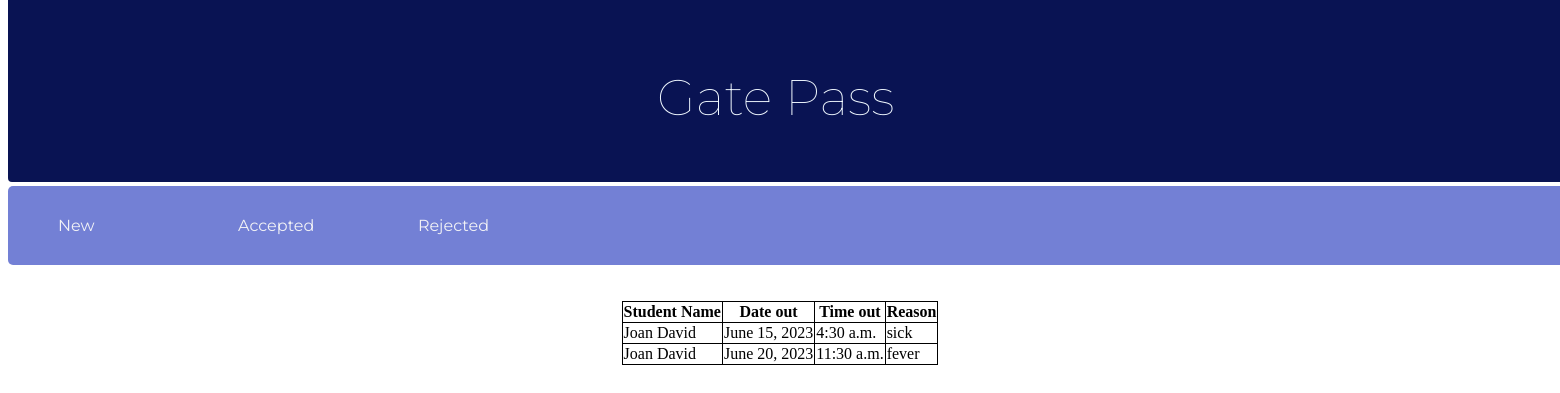
The page /rejected on the database its author committed.
### app6/models.py (models this page shows)
class Gatepasses(models.Model):
    option=(
        ('1','accepted'),
        ('0','rejected'),
    )
    fname = models.CharField(max_length=25)
    lname = models.CharField(max_length=25)
    stud_id=models.CharField(max_length=10,null=False,blank=False)
    date_out=models.DateField(null=True)
    time_out=models.TimeField(null=True)
    reason=models.CharField(max_length=200)
    status=models.CharField(max_length=10)
    warden_approve=models.CharField(max_length=3,choices=option)
    date_in=models.DateField(null=True)
    time_in=models.TimeField(null=True)
    users=models.ForeignKey(Student,on_delete=models.CASCADE)

### app6/views.py (the view)
# urls.py: path('rejected',views.rejected),
def rejected(request):
    new=Gatepasses.objects.filter(warden_approve='0').all()
    dic={'new':new}
    return render(request,'Warden/Rejected.html',dic)

### app6/templates/Warden/Rejected.html (shortened to what this page needs)
<!DOCTYPE html>
<html lang="en">
<head>
</head>
<body>
    <div class="main">
         <p>Gate Pass</p>
    </div>
    <nav>
        <ul>
            <li><a href="newgatereq">New</a></li>
            <li><a href="accepted">Accepted</a></li>
            <li><a href="rejected">Rejected</a></li>
        </ul>
    </nav>
    <br>
    <br>
    <table  class="center">
        <tr>
            <th>Student Name</th>
            <th>Date out</th>
            <th>Time out</th>
            <th>Reason</th>
        </tr>
        {% for i in new %}
        <tr>
            <td>{{i.fname}} {{i.lname}}</td>
            <td>{{i.date_out}}</td>
            <td>{{i.time_out}}</td>
            <td>{{i.reason}}</td>
        </tr>
        {% endfor %}
   </table>
</body>
</html>

### app6/templates/Warden/Rejected.html (style rules this page uses)
.main { width:100%; height:100px; background-color: #091353; border-radius:4px; margin-top:-40px; color:aliceblue ; padding:57px; font-size: 20px; bottom:500px; font-family: 'Montserrat', sans-serif; }
p { color:aliceblue ; font-size: 50px; font-weight:100; position: absolute; top:0px; left: 640px; padding:17px; font-family: 'Montserrat', sans-serif; }
nav { width:102rem; height:20%; background-color:#7380d5; margin-top: 4px; overflow:auto; border-radius: 5px; }
ul { padding:0; margin:0 0 0 15px; list-style: none; }
li { float:left; padding: 10px; }
nav a { width:110px; height:10%; display:block; padding:20px 25px; text-decoration:none; font-family:'Montserrat', sans-serif; color:rgb(242, 242, 246); align-items: center; }
.center { margin-left: auto; margin-right: auto; }
table, th, td { border: 1px solid black; border-collapse: collapse; }

### rows shown on the page
Gatepasses: fname "Joan", lname "David", date_out "June 15, 2023", time_out "4:30 a.m.", reason "sick"
Gatepasses: fname "Joan", lname "David", date_out "June 20, 2023", time_out "11:30 a.m.", reason "fever"
